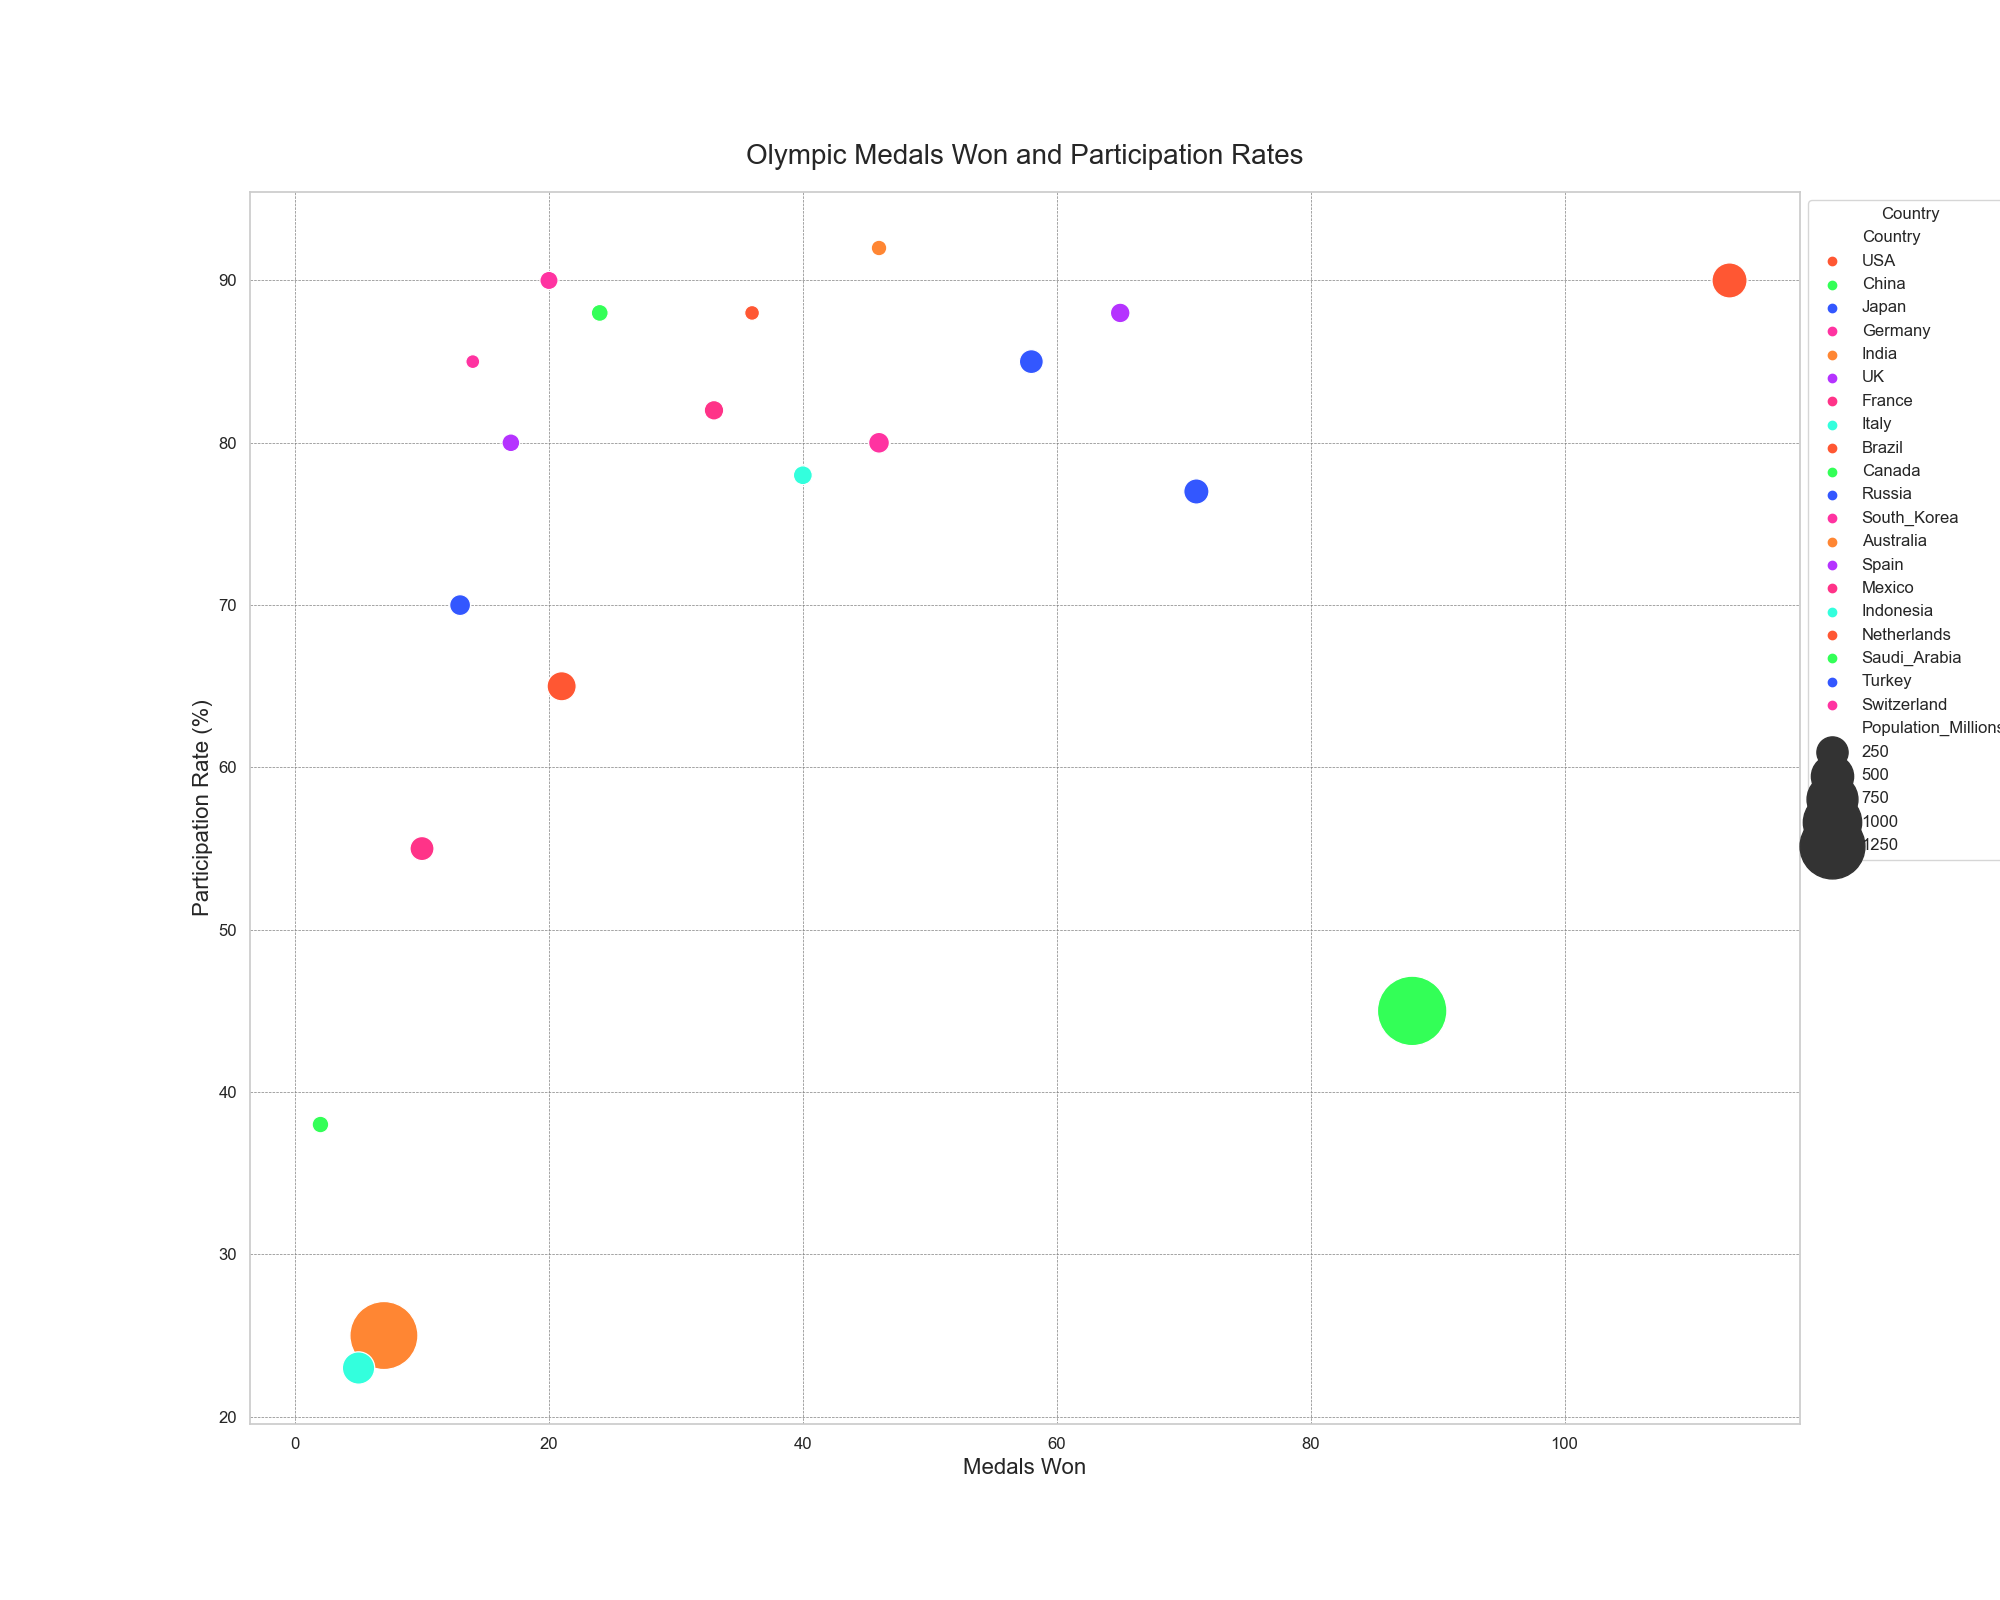

Source code (Python):

import seaborn as sns
import matplotlib.pyplot as plt
import pandas as pd

data = pd.DataFrame({
    'Country': ['USA', 'China', 'Japan', 'Germany', 'India', 'UK', 'France', 'Italy', 'Brazil', 'Canada', 
                'Russia', 'South_Korea', 'Australia', 'Spain', 'Mexico', 'Indonesia', 'Netherlands', 
                'Saudi_Arabia', 'Turkey', 'Switzerland'],
    'Medals_Won': [113, 88, 58, 46, 7, 65, 33, 40, 21, 24, 
                   71, 20, 46, 17, 10, 5, 36, 2, 13, 14],
    'Population_Millions': [331, 1441, 126, 83, 1380, 68, 67, 60, 212, 38, 
                            146, 52, 25, 47, 128, 273, 17, 35, 84, 9],
    'Participation_Rate': [90, 45, 85, 80, 25, 88, 82, 78, 65, 88, 
                           77, 90, 92, 80, 55, 23, 88, 38, 70, 85],
    'Total_Athletes': [613, 406, 552, 434, 120, 376, 383, 371, 302, 371, 
                       335, 206, 296, 322, 115, 71, 286, 47, 190, 108]
})

sns.set(style="whitegrid")
palette = ["#FF5733", "#33FF57", "#3357FF", "#FF33A1", "#FF8633", "#B533FF", "#FF3388", "#33FFDD", "#FF5733", "#33FF57", 
           "#3357FF", "#FF33A1", "#FF8633", "#B533FF", "#FF3388", "#33FFDD", "#FF5733", "#33FF57", "#3357FF", "#FF33A1"]

plt.figure(figsize=(20, 16))
bubble = sns.scatterplot(x="Medals_Won", y="Participation_Rate", size="Population_Millions",
                         sizes=(100, 2500), hue="Country", palette=palette, data=data, legend="brief")

plt.title('Olympic Medals Won and Participation Rates', fontsize=20, pad=20)
plt.xlabel('Medals Won', fontsize=16)
plt.ylabel('Participation Rate (%)', fontsize=16)

plt.xticks(fontsize=12)
plt.yticks(fontsize=12)
plt.grid(True, color='gray', linestyle='--', linewidth=0.5)
plt.legend(loc='upper left', bbox_to_anchor=(1, 1), title="Country", fontsize=12)

plt.show()
